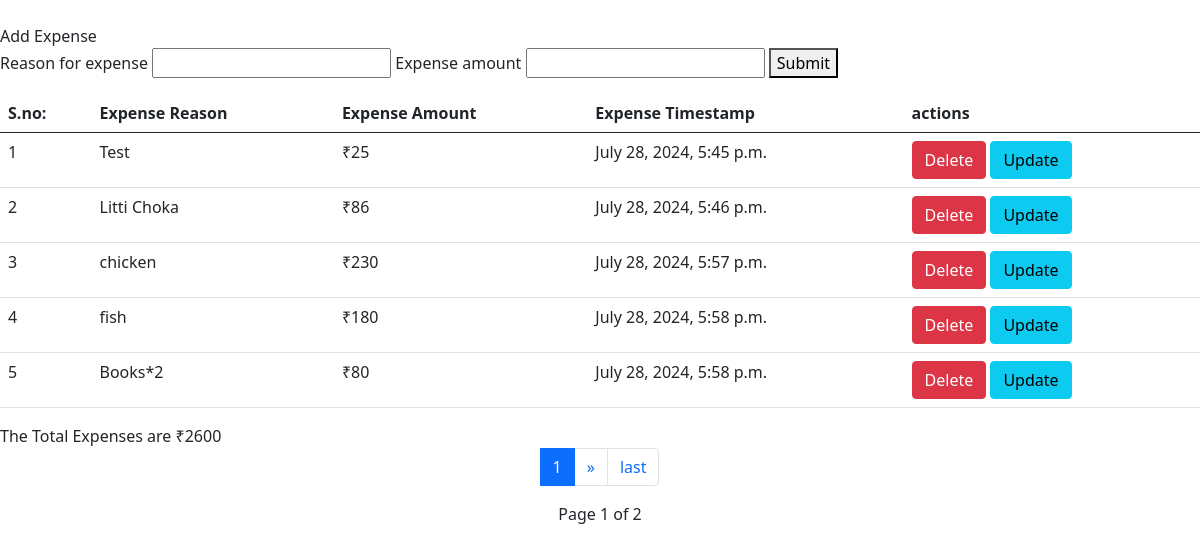
The app's page /Expenses (signed in) with its own data.
### myapp/models.py (models this page shows)
class Expenses(models.Model):
    user=models.ForeignKey(User, on_delete=models.SET_NULL, null=True, blank=True)
    Expense_reason=models.CharField(max_length=100)
    Expense_amount=models.IntegerField()
    Expense_timestamp=models.DateTimeField(auto_now_add=True)

### myapp/views.py (the view, shortened to what this page needs)
# urls.py: path('Expenses',addExpenses),
@login_required(login_url='/')
def addExpenses(request):
    Current_user = request.user
    if request.method=='GET':
        queryset = Expenses.objects.filter(user=Current_user).order_by("Expense_timestamp")
        p = Paginator(queryset, 5)
        page_number = request.GET.get('page')
        try:
            page_obj = p.get_page(page_number)  # returns the desired page object
        except PageNotAnInteger:
            page_obj = p.page(1)
        except EmptyPage:
            page_obj = p.page(p.num_pages)
        total = queryset.aggregate(total_expenses=Sum('Expense_amount'))
        context = {"queryset":page_obj,'total':total}
    return render(request,"Expenses.html",context)

### myapp/Templates/Expenses.html (shortened to what this page needs)
<html>
<head>
    <link href="https://cdn.jsdelivr.net/npm/bootstrap@5.0.2/dist/css/bootstrap.min.css" rel="stylesheet">
</head>
    <body>
      <br>Add Expense
        <form action="" method ="post">
            <label for="">Reason for expense</label>
            <input type="text" name="Expense_reason" id="">
            <label for="">Expense amount</label>
            <input type="text" name="Expense_amount" id="">
            <button type ="submit">Submit</button>
        </form>
    <div class="ExpTab"><table class="table">
        <tr>
            <thead>
            <th scope="col">S.no: </th>
            <th scope="col">Expense Reason</th>
            <th scope="col">Expense Amount</th>
            <th scope="col">Expense Timestamp</th>
            <th scope="col">actions</th>
        </tr>
    <tbody class="table-group-divider">
        {% for expense in queryset %}
        <tr>
            <td>{{forloop.counter}}</td>
            <td>{{expense.Expense_reason}}</td>
            <td>&#8377;{{expense.Expense_amount}}</td>
            <td >{{expense.Expense_timestamp}}</td>
            <td>
                <a href="/deleteexpense/{{expense.id}}" class="btn btn-danger">Delete</a>
                  <a href="/updateexpense/{{expense.id}}" class="btn btn-info">Update</button>
            </td>
        </tr>
        {% endfor %}
    </tbody>
    </table></div>
    <div class="danger">The Total Expenses are &#8377;{{total.total_expenses}}</div>
    <ul class="pagination  justify-content-center">
<li class ="page-item ">
    <li class="page-item active">
        <span class="page-link">
          {{ queryset.number }}
        </span>
      </li>
        </li>
        {% if queryset.has_next %}
        <li class="page-item">
            <a class="page-link" href="?page={{ queryset.next_page_number }}" aria-label="Next">
              <span aria-hidden="true">&raquo;</span>
            </a>
          </li>
          <li class="page-item"><a class="page-link" href="?page={{ queryset.paginator.num_pages }}">last</a></li>
        {% endif %}
    </ul>
    <div class="text-center">Page {{ queryset.number }} of {{ queryset.paginator.num_pages }}</div>
</body>
</html>

### records on screen
Expenses: Expense_reason "Test", Expense_amount "25", Expense_timestamp "July 28, 2024, 5:45 p.m."
Expenses: Expense_reason "Litti Choka", Expense_amount "86", Expense_timestamp "July 28, 2024, 5:46 p.m."
Expenses: Expense_reason "chicken", Expense_amount "230", Expense_timestamp "July 28, 2024, 5:57 p.m."
Expenses: Expense_reason "fish", Expense_amount "180", Expense_timestamp "July 28, 2024, 5:58 p.m."
Expenses: Expense_reason "Books*2", Expense_amount "80", Expense_timestamp "July 28, 2024, 5:58 p.m."

### other values on screen
{{ total.total_expenses }} "2600"
{{ queryset.number }} "1"
{{ queryset.paginator.num_pages }} "2"
